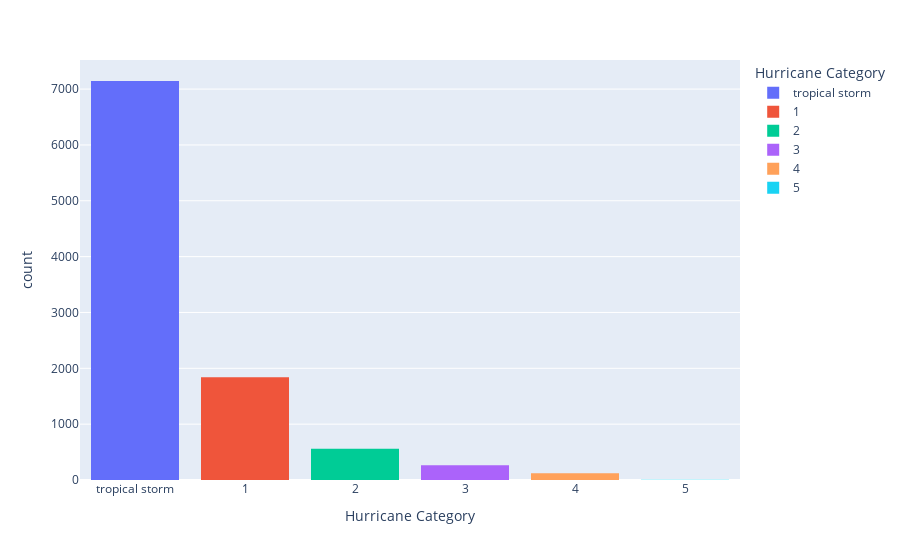

The code cell stored with this chart in its notebook:
### Code cell
fig = px.histogram(sorted_hurr, x='category', color='category',
                   labels={'category': 'Hurricane Category'},
                   category_orders={'category': ['tropical storm', 1, 2, 3, 4, 5]})

fig.show()

### Figure 1 — Plotly figure (JSON) as saved in the notebook; plotly's stock layout.template omitted (floating-point values rounded to 4 significant figures; data arrays with more than 128 entries replaced by an {"elided": "..."} marker saying what was removed)
{"data": [{"alignmentgroup": "True", "bingroup": "x", "hovertemplate": "Hurricane Category=%{x}<br>count=%{y}<extra></extra>", "legendgroup": "tropical storm", "marker": {"color": "#636efa", "pattern": {"shape": ""}}, "name": "tropical storm", "offsetgroup": "tropical storm", "orientation": "v", "showlegend": true, "type": "histogram", "x": {"elided": "7145 str values"}, "xaxis": "x", "yaxis": "y"}, {"alignmentgroup": "True", "bingroup": "x", "hovertemplate": "Hurricane Category=%{x}<br>count=%{y}<extra></extra>", "legendgroup": "1", "marker": {"color": "#EF553B", "pattern": {"shape": ""}}, "name": "1", "offsetgroup": "1", "orientation": "v", "showlegend": true, "type": "histogram", "x": {"elided": "1838 int values"}, "xaxis": "x", "yaxis": "y"}, {"alignmentgroup": "True", "bingroup": "x", "hovertemplate": "Hurricane Category=%{x}<br>count=%{y}<extra></extra>", "legendgroup": "2", "marker": {"color": "#00cc96", "pattern": {"shape": ""}}, "name": "2", "offsetgroup": "2", "orientation": "v", "showlegend": true, "type": "histogram", "x": {"elided": "561 int values"}, "xaxis": "x", "yaxis": "y"}, {"alignmentgroup": "True", "bingroup": "x", "hovertemplate": "Hurricane Category=%{x}<br>count=%{y}<extra></extra>", "legendgroup": "3", "marker": {"color": "#ab63fa", "pattern": {"shape": ""}}, "name": "3", "offsetgroup": "3", "orientation": "v", "showlegend": true, "type": "histogram", "x": {"elided": "262 int values"}, "xaxis": "x", "yaxis": "y"}, {"alignmentgroup": "True", "bingroup": "x", "hovertemplate": "Hurricane Category=%{x}<br>count=%{y}<extra></extra>", "legendgroup": "4", "marker": {"color": "#FFA15A", "pattern": {"shape": ""}}, "name": "4", "offsetgroup": "4", "orientation": "v", "showlegend": true, "type": "histogram", "x": [4, 4, 4, 4, 4, 4, 4, 4, 4, 4, 4, 4, 4, 4, 4, 4, 4, 4, 4, 4, 4, 4, 4, 4, 4, 4, 4, 4, 4, 4, 4, 4, 4, 4, 4, 4, 4, 4, 4, 4, 4, 4, 4, 4, 4, 4, 4, 4, 4, 4, 4, 4, 4, 4, 4, 4, 4, 4, 4, 4, 4, 4, 4, 4, 4, 4, 4, 4, 4, 4, 4, 4, 4, 4, 4, 4, 4, 4, 4, 4, 4, 4, 4, 4, 4, 4, 4, 4, 4, 4, 4, 4, 4, 4, 4, 4, 4, 4, 4, 4, 4, 4, 4, 4, 4, 4, 4, 4, 4, 4, 4, 4, 4, 4, 4, 4, 4, 4, 4, 4, 4], "xaxis": "x", "yaxis": "y"}, {"alignmentgroup": "True", "bingroup": "x", "hovertemplate": "Hurricane Category=%{x}<br>count=%{y}<extra></extra>", "legendgroup": "5", "marker": {"color": "#19d3f3", "pattern": {"shape": ""}}, "name": "5", "offsetgroup": "5", "orientation": "v", "showlegend": true, "type": "histogram", "x": [5, 5, 5, 5], "xaxis": "x", "yaxis": "y"}], "layout": {"barmode": "relative", "legend": {"title": {"text": "Hurricane Category"}, "tracegroupgap": 0}, "margin": {"t": 60}, "xaxis": {"anchor": "y", "categoryarray": ["tropical storm", 1, 2, 3, 4, 5], "categoryorder": "array", "domain": [0, 1], "title": {"text": "Hurricane Category"}}, "yaxis": {"anchor": "x", "domain": [0, 1], "title": {"text": "count"}}}}
